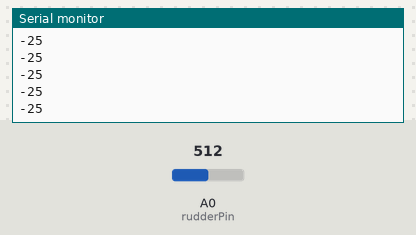
The sketch below on a simulated Arduino Uno, built with avr-gcc and run on an emulated ATmega328P. Shown: the last lines printed to the serial monitor. The inputs (shaded band) are chosen by the test bench; at power-on: A0 (rudderPin) = 512.

Above: at 1.2 s.
1.3 s: A0 (rudderPin) set to 716
At 1.8 s:
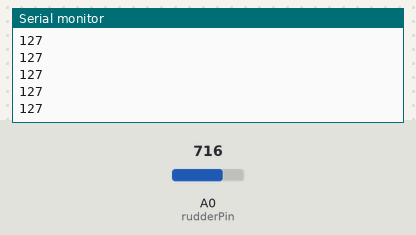
2.8 s: A0 (rudderPin) set to 511
At 3.7 s:
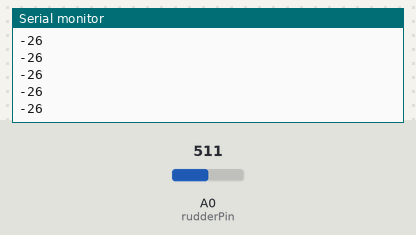
Timing chart, 0 to 5.8 s (numbered marks = the images above; inputs shaded):
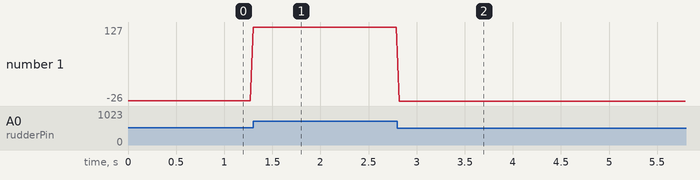

Measured:
- after the input at 1.3 s, the serial monitor: prints a new line at once (image 1)
- after the input at 2.8 s, the serial monitor: prints a new line at once (image 2)
- plotted number 1: -25 → 127 after the input at 1.3 s, 127 → -26 after the input at 2.8 s

The sketch:

rudder.ino
```cpp
// (licence header left out)
// Input pin configurations
int rudderPin = A0;

void setup() {
  Serial.begin(9600);
}

void loop() {
  Serial.println(getRudderInput());

  delay(30); // 30 will give us about 30 updates per second
}

/*
 * Get the Rudder input value and conver to a range of -127 to +127.
 *
 * The input range was determined manually for my device.
 * TODO: Update to make this configurable
 */
int getRudderInput() {
  int sensorValue = analogRead(rudderPin);
  int rudderValue = map(sensorValue, 400, 678, -127, 127);
  return constrain(rudderValue, -127, 127);
}
```
